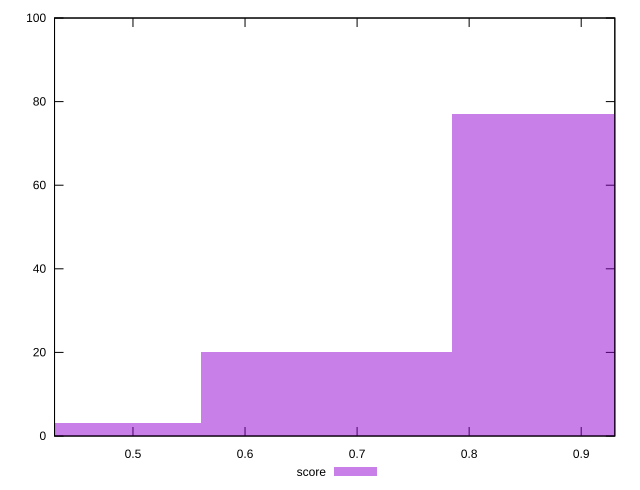

The script that saved this image:
reset

$score <<EOF
0.6725483918197481 20
0.8967311890929974 77
0.4483655945464987 3
EOF

set key outside below
set boxwidth 0.22418279727324936
set xrange [0.43:0.93]
set yrange [0:100]
set trange [0:100]
set style fill transparent solid 0.5 noborder
set terminal svg size 640, 490 enhanced background rgb 'white'
set output "report_00014_2021-02-09T15:56:05.503Z/first-contentful-paint/samples/pages+cached/score/histogram.svg"

plot $score title "score" with boxes

reset
